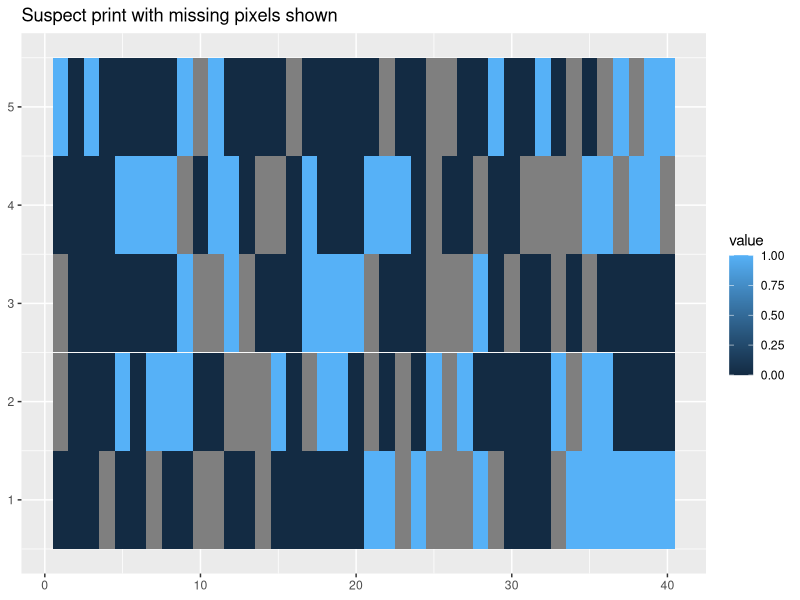
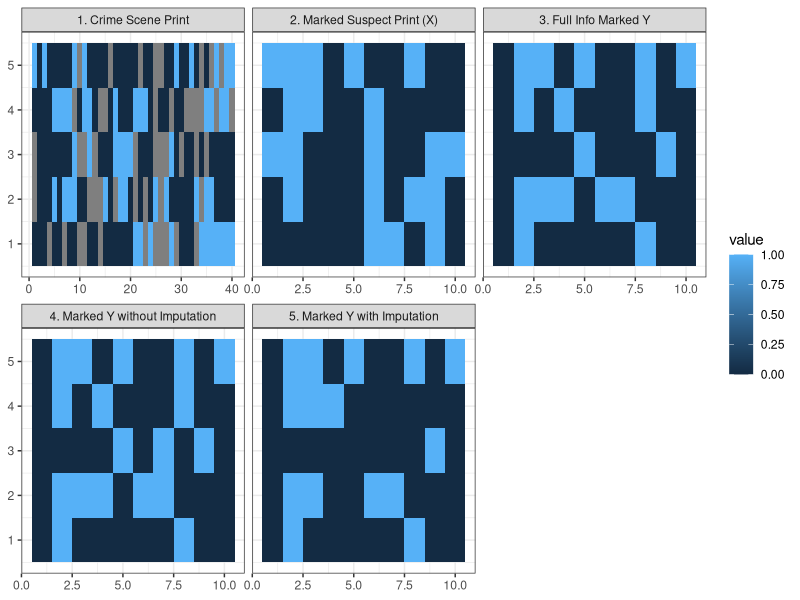

Write the R code that produced these figures, in order.
# new imputation bias simulation
# i want 20 minutiae in x and y
# fingerprints are represented by 50 sections, each made up of 4 pixels
# pixels ~ bern(I(is minutia)*.75 + I(no_minutia)*.1)

library(ggplot2)
library(reshape2)
set.seed(123)

sections <- 50
num_min <- 20 
num_bits <- sections*4

x_big <- sample(c(1:sections), num_min)
y_big <- sample(c(1:sections), num_min)

gen_yi <- function(j){
  has_min <- as.numeric(ceiling(j/4) %in% y_big)
  p <- .9*has_min + .1*(1-has_min)
  rbinom(1,1,p)
}
y <- sapply(1:num_bits, gen_yi)
y_miss <- y
y_miss[sample(c(1:num_bits), 50)] <- NA

miss_plot_df <- data.frame(Var1 = rep(1:40, 5), 
                           Var2 = rep(1:5, each = 40),
                           value = y_miss,
                           Type = "1. Crime Scene Print")

ggplot(miss_plot_df, aes(x = Var1, y = Var2, fill = value)) +
  geom_tile() + xlab(NULL) + ylab(NULL) + 
  ggtitle("Suspect print with missing pixels shown")

gen_xi <- function(j){
  has_min <- as.numeric(ceiling(j/4) %in% x_big)
  p <- has_min
  rbinom(1,1,p)
}
x <- sapply(1:num_bits, gen_xi)

y_impute <- sapply(1:num_bits, function(j) ifelse(is.na(y_miss[j]), x[j], y_miss[j]))
rnd.mean <- function(x) round(mean(x, na.rm = T))

X <- matrix(sapply(1:50, function(j) (j %in% x_big)*1), ncol = 5, byrow = T)
Y <- matrix(sapply(1:50, function(j) (j %in% y_big)*1), ncol = 5, byrow = T)
Y_est <- matrix(apply(matrix(y, ncol = 4, byrow = T), 1, rnd.mean), ncol = 5, byrow = T)
Y_miss <- matrix(apply(matrix(y_miss, ncol = 4, byrow = T), 1, rnd.mean), ncol = 5, byrow = T)
Y_imp <- matrix(apply(matrix(y_impute, ncol = 4, byrow = T), 1, rnd.mean), ncol = 5, byrow = T)


plot.df <- data.frame(rbind(melt(X),melt(Y_est),melt(Y_miss),melt(Y_imp)))
plot.df$Type <- rep(c("2. Marked Suspect Print (X)",
                      "3. Full Info Marked Y", 
                      "4. Marked Y without Imputation", 
                      "5. Marked Y with Imputation"), each = sections)
plot.df <- rbind(plot.df, miss_plot_df)
ggplot(plot.df, aes(x = Var1, y = Var2, fill = value)) +
  geom_tile() + xlab(NULL) + ylab(NULL) +
  facet_wrap(~Type, scales = "free_x") + theme_bw()

sum(which(X==1)%in%which(Y==1))
sum(which(X==1)%in%which(Y_est==1))
sum(which(X==1)%in%which(Y_miss==1))
sum(which(X==1)%in%which(Y_imp==1))